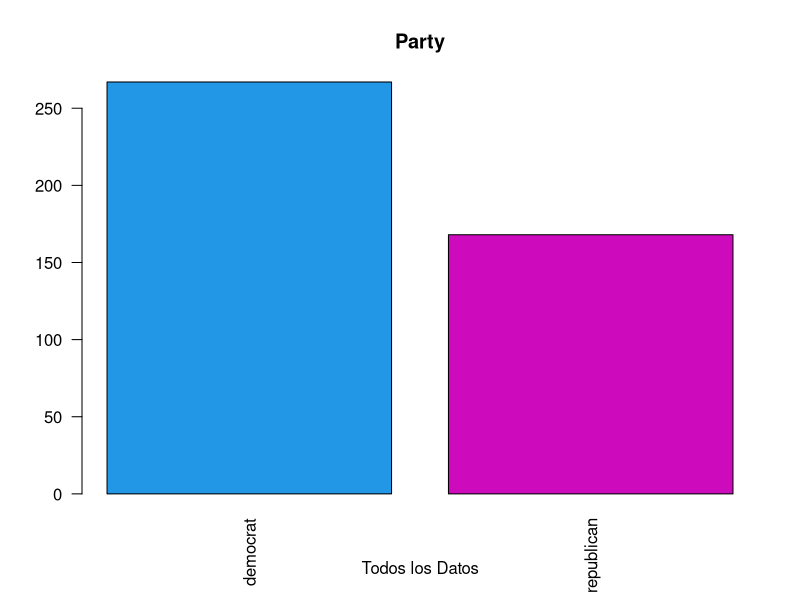
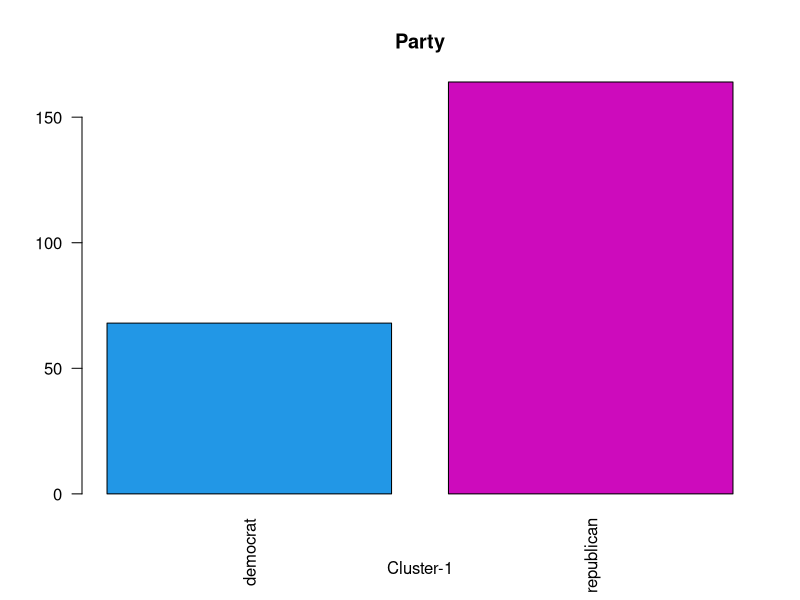
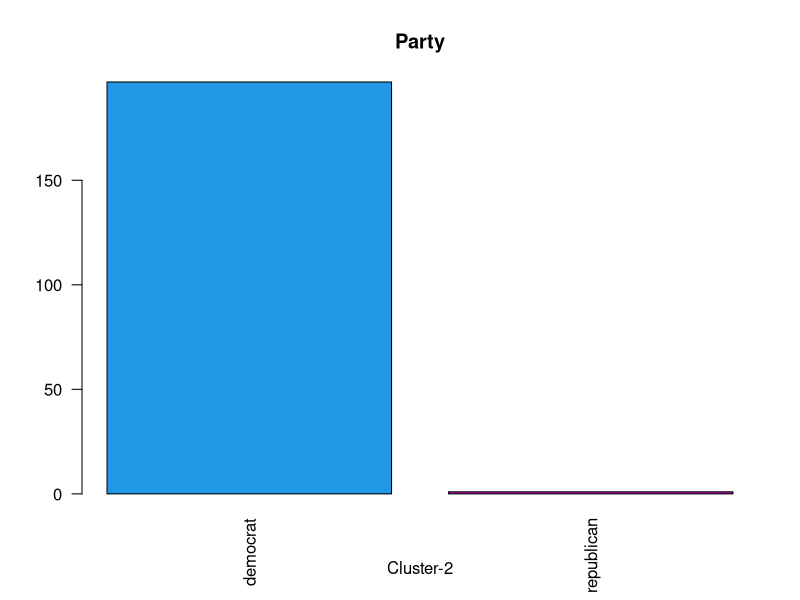
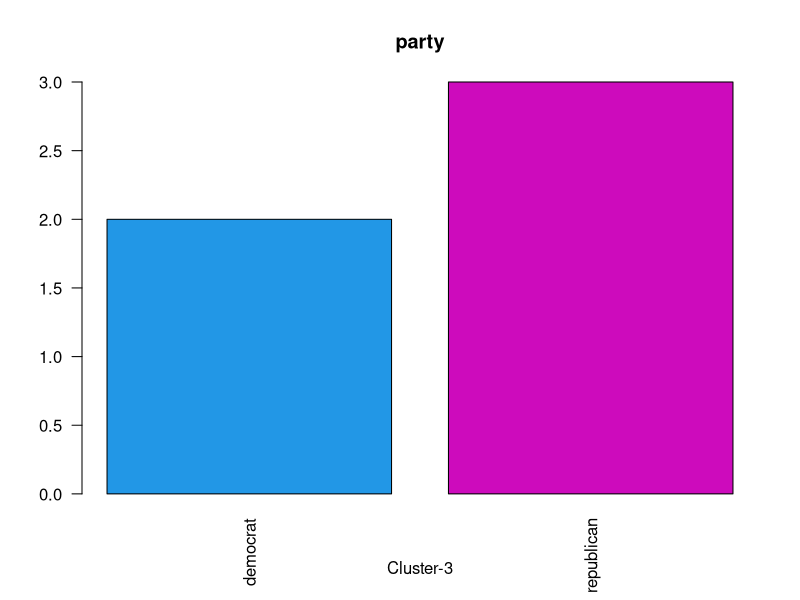
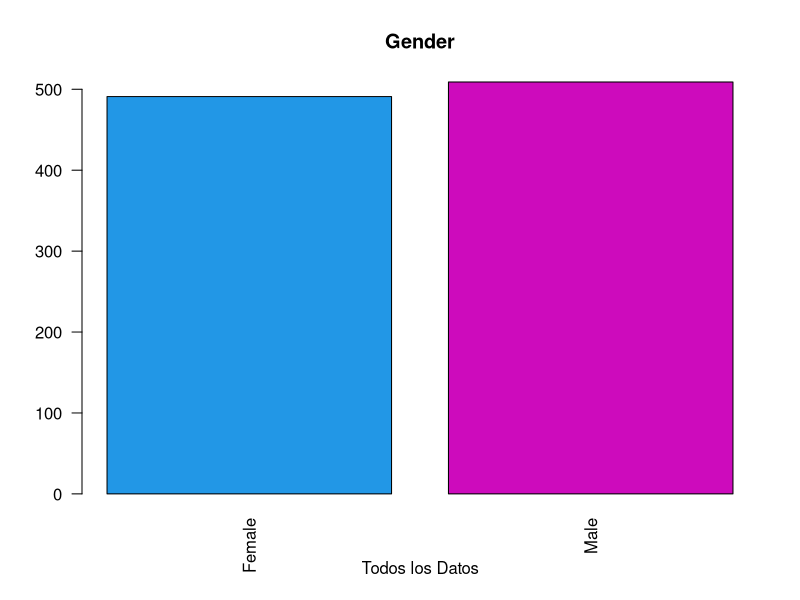
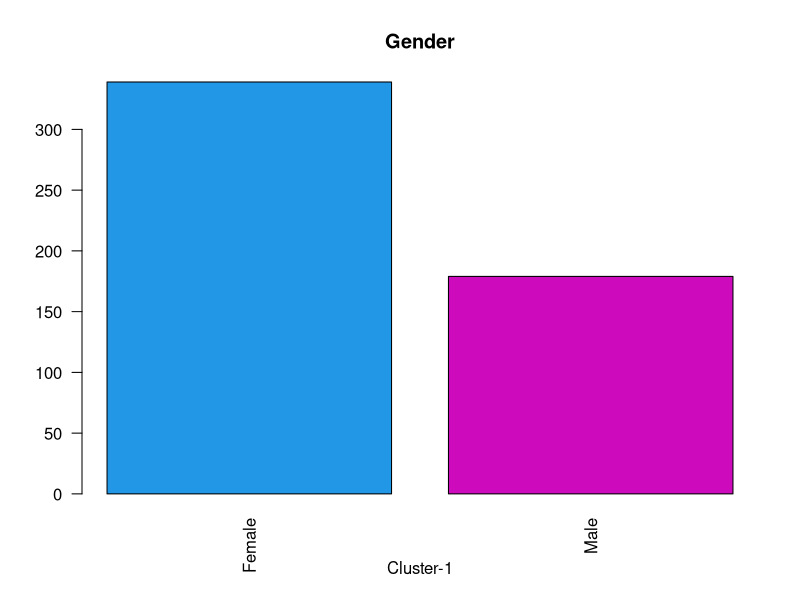
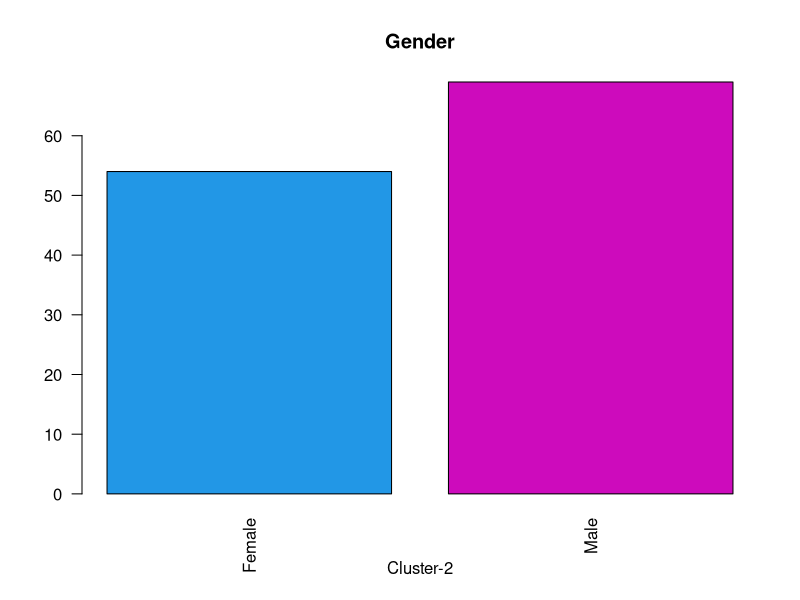
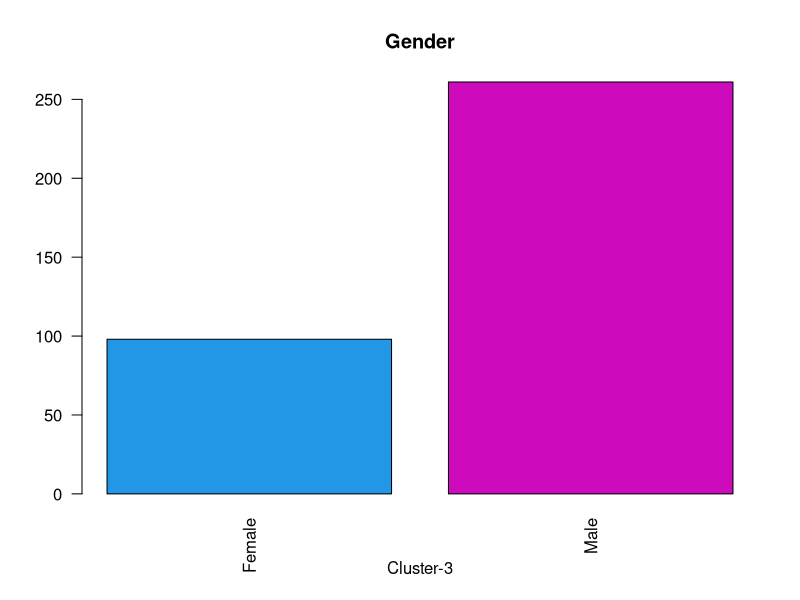

Recreate these plots in R, in order.
library(cluster)
library(dplyr)

#-----------------------------Ejercicio 2---------------------------------------
# La tabla de datos VotosCongresoUS.csv la cual contiene 16 votos (y=Sí, n=No, 
# NS=No votó) dados por los congresistas de Estados Unidos respecto a 16 
# temáticas diferentes, además en la primera columna aparece el partido al que 
# pertenecen (Republicano o Demócrata).

# a) Ejecute una clasificación jerárquica sobre esta tabla de datos usando la 
# función daisy ya que los datos son cualitativos. Use métrica euclidean y 
#método complete (deje el resultado en la variable jer).

Datos <- read.csv("VotosCongresoUS.csv",header=TRUE, sep=",", dec=".")
Datos[] <- lapply(Datos, function(x) if(is.character(x)) as.factor(x) else x)
D <- daisy(Datos, metric = "euclidean")
jer <- hclust(D, method = "complete")

# b) Luego “corte” el ´arbol usando 3 clusteres y ejecute el siguiente codigo:

# La función cutree() corta el árbol generado por la función hclust() en varios
# grupos. Los parámetros que recibe la función son el árbol, k que es el número 
# de grupor y h que es la altura del corte. Crea un vector con el número de 
# grupo para cada individuo.
grupo <- cutree(jer, k = 3)

# Se combinan el dataframe Datos y el vector generado grupo por columnas por 
# medio de la función cbind.
NDatos <- cbind(Datos,grupo)

# Asigna a la variable cluster la columna grupo del dataframe Ndatos.
cluster <- NDatos$grupo

# La función match() devuelve un vector de las posiciones de las primeras
# coincidencias de su primer argumento en su segundo argumento. El tercer 
# argumento se refiere al valor que se devolverá en caso de que no se encuentre 
# ninguna coincidencia y debe ser de tipo int. Para este caso el prmer argumento 
# es la variable cluster y lo compara con un vector de unos y al no coincidir le 
# asigna un cero. 
sel.cluster1 <- match(cluster,c(1),0)

# Se le asigna a la variable Datos.Cluster1 el dataframe con todas las filas de 
# NDatos donde sel.cluster1 es mayor que 0. En otras palabaras, va a seleccionar
# los individuos que pertenecen al cluster 1. 
Datos.Cluster1 <- NDatos[sel.cluster1>0,]

# Retorna las dimensiones de Datos.Cluster1.
dim(Datos.Cluster1)

# Ahora se compara la variable cluster con un vector de 2. 
sel.cluster2 <- match(cluster,c(2),0)

# Se seleccionan los individuos que pertenecen al cluster 2. 
Datos.Cluster2 <- NDatos[sel.cluster2>0,]

# Se retorna las dimensiones del dataframe Datos.Cluster2. 
dim(Datos.Cluster2)

# Se compara la variable cluster con un vector de 3.
sel.cluster3 <- match(cluster,c(3),0)

# Se seleccionan los individuos que pertenecen al cluster 3.
Datos.Cluster3 <- NDatos[sel.cluster3>0,]

# Se retorna las dimensiones del dataframe Datos.Cluster3.
dim(Datos.Cluster3)

# Explique que hace el codigo anterior. Luego ejecute el siguiente codigo:

plot(Datos$Party,col=c(4,6),las=2,main="Party",xlab="Todos los Datos")
plot(Datos.Cluster1$Party,col=c(4,6),las=2,main="Party",xlab="Cluster-1")
plot(Datos.Cluster2$Party,col=c(4,6),las=2,main="Party",xlab="Cluster-2")
plot(Datos.Cluster3$Party,col=c(4,6),las=2,main="party",xlab="Cluster-3")

# Con ayuda de los gráficos anteriores y tomando en cuenta el tamaño de cada 
# cluster interprete los 3 clústeres formados.

# En total la base de datos presenta 435 individuos, estos se dividen en 
# aproximadamente 150 pertenecientes al partido republicano y el restante son 
# del partido demócrata. Al analizar por cluster se tiene que hay 232 individuos 
# que pertenecen al cluster 1 de estos, aproximadamente 70 pertenecen al partido 
# demócrata y un poco más de 150 son republicanos. En el cluster 2 hay 198 
# individuos de los cuales hay más de 150 que pertenecen al partido demócrata y 
# una cantidad muy pequeña menor a 10 son del partido republicano. Por último 
# para el cluster 3 solo hay 5 individuos, de estos 2 son del partido demócrata 
# y 3 pertenecen al partido republicano.

#-------------------------------Ejercicio 3-------------------------------------

# 3. Realice un análisis similar al del ejercicio anterior con la tabla de 
# datos CompraBicicletas.csv.

Datos <- read.csv("CompraBicicletas.csv",header=TRUE, sep=";")
Datos[] <- lapply(Datos, function(x) if(is.character(x)) as.factor(x) else x)
D <- daisy(Datos, metric = "euclidean")
jer <- hclust(D, method = "complete")
grupo <- cutree(jer, k = 3)
NDatos <- cbind(Datos,grupo)
cluster <- NDatos$grupo
sel.cluster1 <- match(cluster,c(1),0)
Datos.Cluster1 <- NDatos[sel.cluster1>0,]
sel.cluster2 <- match(cluster,c(2),0)
Datos.Cluster2 <- NDatos[sel.cluster2>0,]
sel.cluster3 <- match(cluster,c(3),0)
Datos.Cluster3 <- NDatos[sel.cluster3>0,]


plot(Datos$Gender,col=c(4,6),las=2,main="Gender",xlab="Todos los Datos")
plot(Datos.Cluster1$Gender,col=c(4,6),las=2,main="Gender",xlab="Cluster-1")
plot(Datos.Cluster2$Gender,col=c(4,6),las=2,main="Gender",xlab="Cluster-2")
plot(Datos.Cluster3$Gender,col=c(4,6),las=2,main="Gender",xlab="Cluster-3")

# Si se realiza un análisis con respecto al género de la persona, se cumple que 
# en general la base de datos cuenta con 1000 individuos divdidos con la misma 
# cantidad de hombres y mujeres. Sin embargo, al analizar por cluster se tiene 
# que el cluster 1 se encuentra formado por 518 individuos de ellos más de 300 
# son mujeres y un poco menos de 200 son hombres. El cluster 2 posee 123 
# observaciones y para este caso, contario al anterior, se tienen más hombres 
# que mujeres, aproximadamente 70 y 50 respectivamente. En e último cluster se 
# tiene el mismo comportamiento que el 2, pero con una cantidad de 100 
# individuos de género femenino y más de 300 de género masculino, para un total 
# de 359 individuos en el presente cluster. 